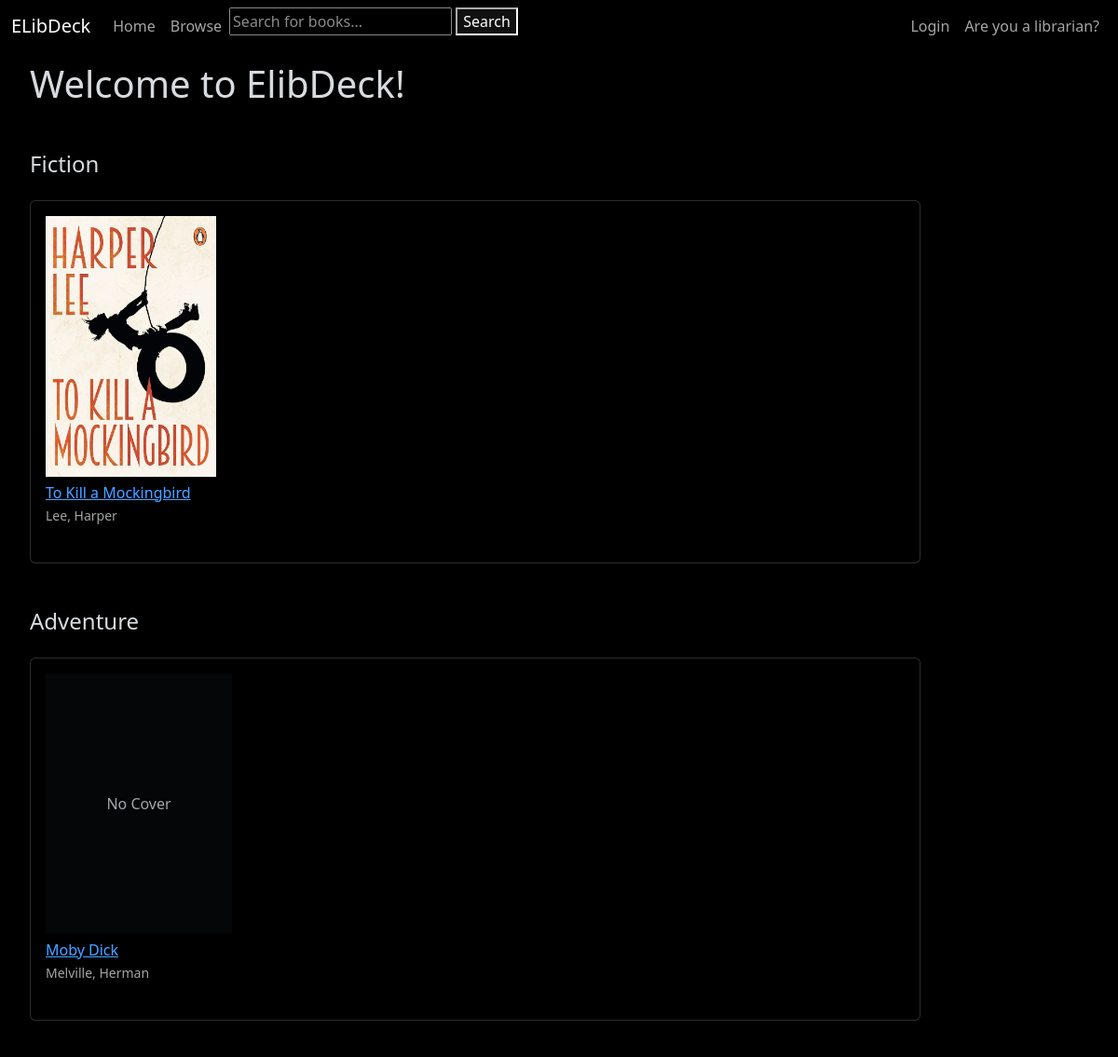
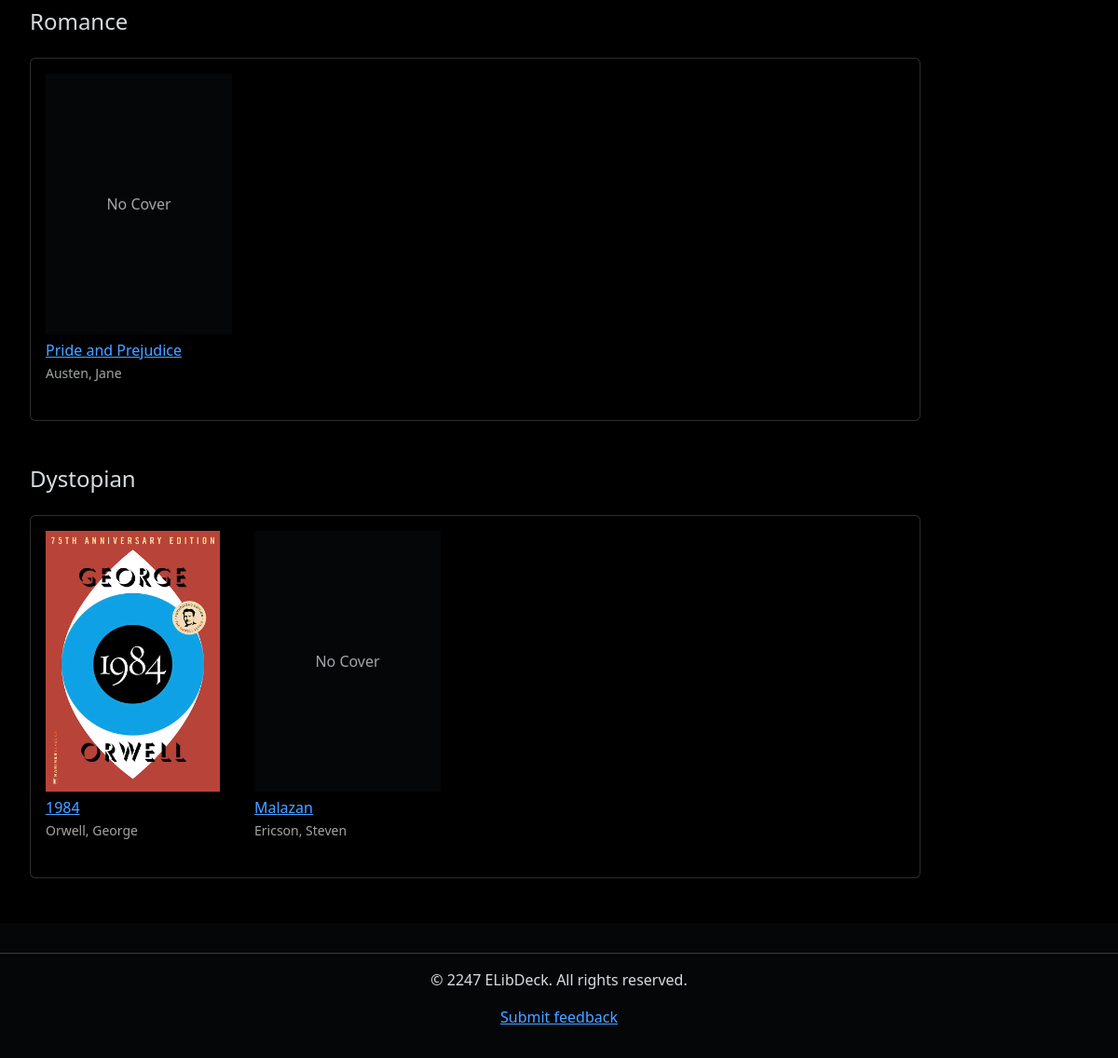
The page / on the database its author committed (2 pictures, top to bottom).
### books_catalog/models.py (models this page shows, shortened)
class Book(models.Model):
    title = models.CharField(max_length=255, blank=True, null=True, help_text='Title of book')
    author = models.ForeignKey('Author', on_delete=models.RESTRICT, null=True)
    summary = models.TextField(max_length=1000, help_text="Enter a brief description of the book.", blank=True,
                               null=True)
    isbn = models.CharField('ISBN', max_length=13, unique=True, help_text='13 character ISBN', blank=True, null=True)
    genre = models.ManyToManyField(Genre, help_text='Select a genre for this book.')
    cover_image = models.ImageField(upload_to='covers', blank=True, null=True)
    publication_date = models.IntegerField(blank=True, null=True, help_text='Year of publication')
    borrowers = models.ManyToManyField(settings.AUTH_USER_MODEL, blank=True, related_name="borrowed_books")
    class Meta:
        ordering = ['title', '-publication_date']
    def get_absolute_url(self):
        return reverse('books_catalog:book-detail', args=[str(self.id)])

class Author(models.Model):
    first_name = models.CharField(max_length=100)
    last_name = models.CharField(max_length=100)
    date_of_birth = models.DateField(null=True, blank=True)
    date_of_death = models.DateField('Died', null=True, blank=True)
    class Meta:
        ordering = ['last_name', 'first_name']
    def __str__(self):
        return f'{self.last_name}, {self.first_name}'

### books_catalog/views.py (the view)
# urls.py: path('', views.home, name='landing-page'),
def home(request):
    num_books = Book.objects.all().count()
    num_instances = BookInstance.objects.all().count()
    num_instances_available = BookInstance.objects.filter(status__exact='a').count()
    num_authors = Author.objects.count()
    genres = Genre.objects.all()
    context = {
        'num_books': num_books,
        'num_instances': num_instances,
        'num_instances_available': num_instances_available,
        'num_authors': num_authors,
    }
    for genre in genres:
        context[f'{genre.name.lower()}_books'] = Book.objects.filter(genre=genre)
    return render(request, 'landing-page.html', context=context)

### templates/landing-page.html (shortened to what this page needs)
{% extends 'generic.html' %}
{% block content %}
    <div class="container-fluid">
        <h1 class="mb-5">Welcome to ElibDeck!</h1>
        <div class="mb-5">
            <h2 class="h4 mb-4">Fiction</h2>
            <div class="card mt-4 p-3">
                <div class="d-flex flex-nowrap overflow-auto gap-4 pb-3">
                    {% if fiction_books %}
                        {% for book in fiction_books %}
                            <div class="flex-shrink-0" style="width: 200px;">
                                {% if book.cover_image %}
                                    <img src="{{ book.cover_image.url }}" alt="{{ book.title }}" class="img-fluid mb-2"
                                         style="height: 280px; object-fit: cover;">
                                {% else %}
                                    <div class="bg-light d-flex align-items-center justify-content-center mb-2"
                                         style="height: 280px;">
                                        <span class="text-muted">No Cover</span>
                                    </div>
                                {% endif %}
                                <a href="{{ book.get_absolute_url }}"><h3 class="h6 mb-1">{{ book.title }}</h3></a>
                                <p class="text-muted small mb-2">{{ book.author }}</p>
                            </div>
                        {% endfor %}
                    {% else %}
                        <p class="text-muted">No fiction books available</p>
                    {% endif %}
                </div>
            </div>
        </div>
        <div class="mb-5">
            <h2 class="h4 mb-4">Adventure</h2>
            <div class="card mt-4 p-3">
                <div class="d-flex flex-nowrap overflow-auto gap-4 pb-3">
                    {% if adventure_books %}
                        {% for book in adventure_books %}
                            <div class="flex-shrink-0" style="width: 200px;">
                                {% if book.cover_image %}
                                    <img src="{{ book.cover_image.url }}" alt="{{ book.title }}" class="img-fluid mb-2"
                                         style="height: 280px; object-fit: cover;">
                                {% else %}
                                    <div class="bg-light d-flex align-items-center justify-content-center mb-2"
                                         style="height: 280px;">
                                        <span class="text-muted">No Cover</span>
                                    </div>
                                {% endif %}
                                <a href="{{ book.get_absolute_url }}"><h3 class="h6 mb-1">{{ book.title }}</h3></a>
                                <p class="text-muted small mb-2">{{ book.author }}</p>
                            </div>
                        {% endfor %}
                    {% else %}
                        <p class="text-muted">No adventure books available</p>
                    {% endif %}
                </div>
            </div>
        </div>
        <div class="mb-5">
            <h2 class="h4 mb-4">Romance</h2>
            <div class="card mt-4 p-3">
                <div class="d-flex flex-nowrap overflow-auto gap-4 pb-3">
                    {% if romance_books %}
                        {% for book in romance_books %}
                            <div class="flex-shrink-0" style="width: 200px;">
                                {% if book.cover_image %}
                                    <img src="{{ book.cover_image.url }}" alt="{{ book.title }}" class="img-fluid mb-2"
                                         style="height: 280px; object-fit: cover;">
                                {% else %}
                                    <div class="bg-light d-flex align-items-center justify-content-center mb-2"
                                         style="height: 280px;">
                                        <span class="text-muted">No Cover</span>
                                    </div>
                                {% endif %}
                                <a href="{{ book.get_absolute_url }}"><h3 class="h6 mb-1">{{ book.title }}</h3></a>
                                <p class="text-muted small mb-2">{{ book.author }}</p>
                            </div>
                        {% endfor %}
                    {% else %}
                        <p class="text-muted">No romance books available</p>
                    {% endif %}
                </div>
            </div>
        </div>
        <div class="mb-5">
            <h2 class="h4 mb-4">Dystopian</h2>
            <div class="card mt-4 p-3">
                <div class="d-flex flex-nowrap overflow-auto gap-4 pb-3">
                    {% if dystopian_books %}
                        {% for book in dystopian_books %}
                            <div class="flex-shrink-0" style="width: 200px;">
                                {% if book.cover_image %}
                                    <img src="{{ book.cover_image.url }}" alt="{{ book.title }}" class="img-fluid mb-2"
                                         style="height: 280px; object-fit: cover;">
                                {% else %}
                                    <div class="bg-light d-flex align-items-center justify-content-center mb-2"
                                         style="height: 280px;">
                                        <span class="text-muted">No Cover</span>
                                    </div>
                                {% endif %}
                                <a href="{{ book.get_absolute_url }}"><h3 class="h6 mb-1">{{ book.title }}</h3></a>
                                <p class="text-muted small mb-2">{{ book.author }}</p>
                            </div>
                        {% endfor %}
                    {% else %}
                        <p class="text-muted">No dystopian books available</p>
                    {% endif %}
                </div>
            </div>
        </div>
    </div>
{% endblock %}

### templates/generic.html (style rules this page uses)
html { filter: invert(1) hue-rotate(180deg); }
img, video { filter: invert(1) hue-rotate(180deg); }

### templates/landing-page.html (style rules this page uses)
.overflow-auto { -ms-overflow-style: none; scrollbar-width: none; }

### rows shown on the page
Book: cover_image (picture), title "To Kill a Mockingbird", author "Lee, Harper"
Book: cover_image "No Cover", title "Moby Dick", author "Melville, Herman"
Book: cover_image "No Cover", title "Pride and Prejudice", author "Austen, Jane"
Book: cover_image (picture), title "1984", author "Orwell, George"
Book: cover_image "No Cover", title "Malazan", author "Ericson, Steven"
